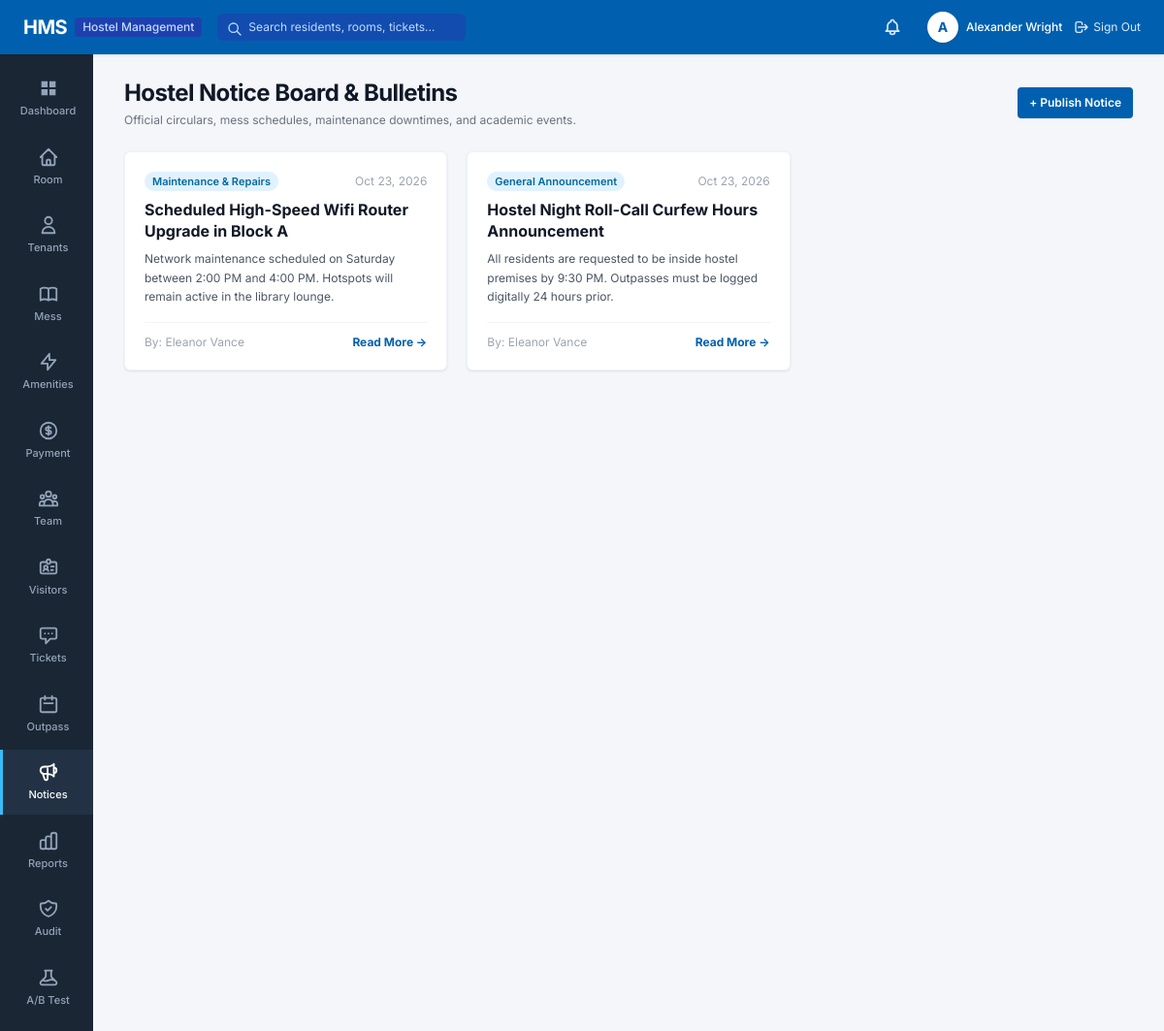
Screenshot of /notices/ (signed in) with the database file from the repository.
### apps/accounts/models.py (models this page shows, shortened)
class User(AbstractUser):
    class Role(models.TextChoices):
        ADMIN = 'ADMIN', 'System Administrator'
        WARDEN = 'WARDEN', 'Hostel Manager / Warden'
        ACCOUNTS = 'ACCOUNTS', 'Accounts Staff'
        MAINTENANCE = 'MAINTENANCE', 'Maintenance Staff'
        RESIDENT = 'RESIDENT', 'Resident'
    role = models.CharField(
        max_length=20,
        choices=Role.choices,
        default=Role.RESIDENT,
        help_text="Designates the user's role and permission scope in HMS."
    )
    phone_number = models.CharField(max_length=20, blank=True, null=True)
    profile_picture = models.ImageField(upload_to='profiles/', blank=True, null=True)
    class Meta:
        verbose_name = 'User'
        verbose_name_plural = 'Users'
        ordering = ['username']
    @property
    def is_admin_user(self):
        return self.role == self.Role.ADMIN or self.is_superuser
    @property
    def is_warden(self):
        return self.role == self.Role.WARDEN
    @property
    def is_resident(self):
        return self.role == self.Role.RESIDENT

### apps/notices/models.py (models this page shows, shortened)
class Notice(models.Model):
    class Category(models.TextChoices):
        GENERAL = 'GENERAL', 'General Announcement'
        MESS = 'MESS', 'Mess & Dining'
        MAINTENANCE = 'MAINTENANCE', 'Maintenance & Repairs'
        FEES = 'FEES', 'Fees & Accounts'
        EMERGENCY = 'EMERGENCY', 'Urgent / Emergency'
        EVENTS = 'EVENTS', 'Hostel Events'
    class TargetAudience(models.TextChoices):
        ALL = 'ALL', 'All Hostel Members'
        RESIDENTS_ONLY = 'RESIDENTS', 'Residents Only'
        STAFF_ONLY = 'STAFF', 'Staff Only'
    title = models.CharField(max_length=200)
    category = models.CharField(max_length=20, choices=Category.choices, default=Category.GENERAL)
    target_audience = models.CharField(max_length=20, choices=TargetAudience.choices, default=TargetAudience.ALL)
    content = models.TextField()
    is_published = models.BooleanField(default=True)
    publish_date = models.DateTimeField(auto_now_add=True)
    expiry_date = models.DateField(null=True, blank=True)
    created_by = models.ForeignKey(settings.AUTH_USER_MODEL, on_delete=models.PROTECT, related_name='published_notices')
    class Meta:
        ordering = ['-publish_date']

### apps/notices/views.py (the view)
# urls.py: path('', views.notice_list_view, name='notice_list'),
@login_required
def notice_list_view(request):
    notices = Notice.objects.all().order_by('-publish_date')
    if request.user.is_resident:
        notices = notices.filter(is_published=True, target_audience__in=['ALL', 'RESIDENTS'])
    category_filter = request.GET.get('category')
    if category_filter:
        notices = notices.filter(category=category_filter)
    return render(request, 'notices/notice_list.html', {
        'notices': notices,
        'category_choices': Notice.Category.choices,
        'selected_category': category_filter,
    })

### apps/notifications/context_processors.py (called while the page is built)
def notifications_context(request):
    if request.user.is_authenticated:
        unread_count = InAppNotification.objects.filter(recipient=request.user, is_read=False).count()
        recent_notifs = InAppNotification.objects.filter(recipient=request.user).order_by('-created_at')[:5]
        return {
            'unread_notifications_count': unread_count,
            'recent_notifications': recent_notifs,
        }
    return {
        'unread_notifications_count': 0,
        'recent_notifications': [],
    }

### templates/notices/notice_list.html (shortened to what this page needs)
{% extends 'base.html' %}
{% block content %}
<div class="space-y-6">
    <div class="flex items-center justify-between">
        <div>
            <h1 class="text-2xl font-bold tracking-tight text-gray-900">Hostel Notice Board & Bulletins</h1>
            <p class="text-xs text-gray-500 mt-1">Official circulars, mess schedules, maintenance downtimes, and academic events.</p>
        </div>
        {% if request.user.is_warden or request.user.is_admin_user %}
        <a href="{% url 'notices:notice_create' %}" class="px-3 py-2 bg-[#0060af] hover:bg-[#005096] text-white text-xs font-semibold rounded shadow-sm">
            + Publish Notice
        </a>
        {% endif %}
    </div>
    <div class="grid grid-cols-1 md:grid-cols-2 lg:grid-cols-3 gap-5">
        {% for notice in notices %}
        <div class="hms-card flex flex-col justify-between hover:border-blue-300 transition">
            <div>
                <div class="flex items-center justify-between text-xs mb-2">
                    <span class="badge badge-info">{{ notice.get_category_display }}</span>
                    <span class="text-gray-400">{{ notice.publish_date|date:"M d, Y" }}</span>
                </div>
                <h2 class="font-bold text-base text-gray-900 mb-2 leading-snug">
                    <a href="{% url 'notices:notice_detail' notice.id %}" class="hover:text-[#0060af]">
                        {{ notice.title }}
                    </a>
                </h2>
                <p class="text-xs text-gray-600 line-clamp-3 leading-relaxed">
                    {{ notice.content }}
                </p>
            </div>
            <div class="pt-3 mt-4 border-t border-gray-100 flex items-center justify-between text-xs">
                <span class="text-gray-400">By: {{ notice.created_by.get_full_name|default:notice.created_by.username }}</span>
                <a href="{% url 'notices:notice_detail' notice.id %}" class="font-bold text-[#0060af] hover:underline">
                    Read More &rarr;
                </a>
            </div>
        </div>
        {% empty %}
        <div class="col-span-3 text-center py-12 text-gray-400 text-xs">
            No notices currently published on the bulletin board.
        </div>
        {% endfor %}
    </div>
</div>
{% endblock %}

### templates/base.html (shortened to what this page needs)
{% load static %}
<!DOCTYPE html>
<html lang="en">
<head>
    <script src="https://cdn.tailwindcss.com"></script>
    <link rel="stylesheet" href="{% static 'css/hms.css' %}">
</head>
<body class="bg-[#f4f6f9] text-[#1e293b] flex flex-col min-h-screen">
    <header class="hms-header flex items-center justify-between px-6 text-white sticky top-0 z-50">
        <div class="flex items-center space-x-4">
            <a href="{% url 'accounts:dashboard' %}" class="flex items-center space-x-2 text-white hover:opacity-90 transition">
                <span class="text-xl font-bold tracking-tight">HMS</span>
                <span class="text-xs bg-blue-800 text-blue-200 px-2 py-0.5 rounded font-medium">Hostel Management</span>
            </a>
            <form action="{% url 'reports:global_search' %}" method="GET" class="hidden md:flex items-center ml-6">
                <div class="relative">
                    <input type="text" name="q" placeholder="Search residents, rooms, tickets..."
                           class="bg-blue-800/60 text-white placeholder-blue-200 text-xs rounded-md px-3 py-1.5 pl-8 focus:outline-none focus:ring-1 focus:ring-white w-64 transition">
                    <svg class="w-4 h-4 text-blue-200 absolute left-2.5 top-2" fill="none" stroke="currentColor" viewBox="0 0 24 24">
                        <path stroke-linecap="round" stroke-linejoin="round" stroke-width="2" d="M21 21l-6-6m2-5a7 7 0 11-14 0 7 7 0 0114 0z"></path>
                    </svg>
                </div>
            </form>
        </div>
        <div class="flex items-center space-x-5">
            <a href="{% url 'notifications:notification_list' %}" class="relative p-1.5 text-blue-100 hover:text-white hover:bg-blue-800 rounded-full transition" title="Notifications">
            </a>
            <div class="flex items-center space-x-3">
                <a href="{% url 'accounts:profile' %}" class="flex items-center space-x-2 text-white hover:opacity-90">
                    <div class="w-8 h-8 rounded-full bg-white text-hmsblue font-bold flex items-center justify-center text-sm shadow">
                        {{ request.user.first_name|default:request.user.username|make_list|first|upper }}
                    </div>
                    <span class="hidden sm:inline text-xs font-medium">{{ request.user.get_full_name|default:request.user.username }}</span>
                </a>
                <a href="{% url 'accounts:logout' %}" class="text-xs text-blue-100 hover:text-white hover:underline flex items-center space-x-1 ml-2">
                    <svg class="w-4 h-4" fill="none" stroke="currentColor" viewBox="0 0 24 24">
                        <path stroke-linecap="round" stroke-linejoin="round" stroke-width="2" d="M17 16l4-4m0 0l-4-4m4 4H7m6 4v1a3 3 0 01-3 3H6a3 3 0 01-3-3V7a3 3 0 013-3h4a3 3 0 013 3v1"></path>
                    </svg>
                    <span>Sign Out</span>
                </a>
            </div>
        </div>
    </header>
    <div class="flex flex-1">
        <aside class="hms-sidebar flex flex-col py-3 select-none">
            <nav class="space-y-1">
                <a href="{% url 'accounts:dashboard' %}" class="hms-nav-item {% if request.resolver_match.app_name == 'accounts' and request.resolver_match.url_name == 'hostel_dashboard' %}active{% endif %}">
                    <svg fill="currentColor" viewBox="0 0 24 24">
                        <path d="M4 4h7v7H4V4zm9 0h7v7h-7V4zm-9 9h7v7H4v-7zm9 0h7v7h-7v-7z"/>
                    </svg>
                    <span>Dashboard</span>
                </a>
                <a href="{% url 'rooms:room_list' %}" class="hms-nav-item {% if request.resolver_match.app_name == 'rooms' %}active{% endif %}">
                    <svg fill="none" stroke="currentColor" stroke-width="2" viewBox="0 0 24 24">
                        <path stroke-linecap="round" stroke-linejoin="round" d="M3 12l2-2m0 0l7-7 7 7M5 10v10a1 1 0 001 1h3m10-11l2 2m-2-2v10a1 1 0 01-1 1h-3m-6 0a1 1 0 001-1v-4a1 1 0 011-1h2a1 1 0 011 1v4a1 1 0 001 1m-6 0h6"/>
                    </svg>
                    <span>Room</span>
                </a>
                {% if not request.user.is_resident %}
                <a href="{% url 'residents:resident_list' %}" class="hms-nav-item {% if request.resolver_match.app_name == 'residents' and request.resolver_match.url_name != 'resident_dashboard' %}active{% endif %}">
                    <svg fill="none" stroke="currentColor" stroke-width="2" viewBox="0 0 24 24">
                        <path stroke-linecap="round" stroke-linejoin="round" d="M16 7a4 4 0 11-8 0 4 4 0 018 0zM12 14a7 7 0 00-7 7h14a7 7 0 00-7-7z"/>
                    </svg>
                    <span>Tenants</span>
                </a>
                {% endif %}
                <a href="{% url 'dining:meal_menu' %}" class="hms-nav-item {% if request.resolver_match.app_name == 'dining' %}active{% endif %}">
                    <span>Mess</span>
                </a>
                <a href="{% url 'rooms:amenity_list' %}" class="hms-nav-item {% if request.resolver_match.url_name == 'amenity_list' %}active{% endif %}">
                    <svg fill="none" stroke="currentColor" stroke-width="2" viewBox="0 0 24 24">
                        <path stroke-linecap="round" stroke-linejoin="round" d="M13 10V3L4 14h7v7l9-11h-7z"/>
                    </svg>
                    <span>Amenities</span>
                </a>
                <a href="{% url 'finance:payment_list' %}" class="hms-nav-item {% if request.resolver_match.app_name == 'finance' %}active{% endif %}">
                    <svg fill="none" stroke="currentColor" stroke-width="2" viewBox="0 0 24 24">
                        <path stroke-linecap="round" stroke-linejoin="round" d="M12 8c-1.657 0-3 .895-3 2s1.343 2 3 2 3 .895 3 2-1.343 2-3 2m0-8c1.11 0 2.08.402 2.599 1M12 8V7m0 1v8m0 0v1m0-1c-1.11 0-2.08-.402-2.599-1M21 12a9 9 0 11-18 0 9 9 0 0118 0z"/>
                    </svg>
                    <span>Payment</span>
                </a>
                {% if request.user.is_admin_user %}
                <a href="{% url 'accounts:user_list' %}" class="hms-nav-item {% if request.resolver_match.url_name == 'user_list' %}active{% endif %}">
                    <span>Team</span>
                </a>
                {% endif %}
                <a href="{% url 'visitors:visitor_list' %}" class="hms-nav-item {% if request.resolver_match.app_name == 'visitors' %}active{% endif %}">
                    <span>Visitors</span>
                </a>
                <a href="{% url 'complaints:complaint_list' %}" class="hms-nav-item {% if request.resolver_match.app_name == 'complaints' %}active{% endif %}">
                    <svg fill="none" stroke="currentColor" stroke-width="2" viewBox="0 0 24 24">
                        <path stroke-linecap="round" stroke-linejoin="round" d="M8 10h.01M12 10h.01M16 10h.01M9 16H5a2 2 0 01-2-2V6a2 2 0 012-2h14a2 2 0 012 2v8a2 2 0 01-2 2h-5l-5 5v-5z"/>
                    </svg>
                    <span>Tickets</span>
                </a>
                <a href="{% url 'attendance:outpass_list' %}" class="hms-nav-item {% if request.resolver_match.app_name == 'attendance' %}active{% endif %}">
                    <svg fill="none" stroke="currentColor" stroke-width="2" viewBox="0 0 24 24">
                        <path stroke-linecap="round" stroke-linejoin="round" d="M8 7V3m8 4V3m-9 8h10M5 21h14a2 2 0 002-2V7a2 2 0 00-2-2H5a2 2 0 00-2 2v12a2 2 0 002 2z"/>
                    </svg>
                    <span>Outpass</span>
                </a>
                <a href="{% url 'notices:notice_list' %}" class="hms-nav-item {% if request.resolver_match.app_name == 'notices' %}active{% endif %}">
                    <span>Notices</span>
                </a>
                {% if not request.user.is_resident %}
                <a href="{% url 'reports:reports_overview' %}" class="hms-nav-item {% if request.resolver_match.app_name == 'reports' %}active{% endif %}">
                    <span>Reports</span>
                </a>
                {% endif %}
                {% if request.user.is_admin_user %}
                <a href="{% url 'audit:audit_list' %}" class="hms-nav-item {% if request.resolver_match.app_name == 'audit' %}active{% endif %}">
                    <span>Audit</span>
                </a>
                <a href="{% url 'abtesting:ab_dashboard' %}" class="hms-nav-item {% if request.resolver_match.app_name == 'abtesting' %}active{% endif %}">
                    <span>A/B Test</span>
                </a>
                {% endif %}
            </nav>
        </aside>
        <main class="hms-main-content">
            {% block content %}{% endblock %}
        </main>
    </div>
</body>
</html>

### static/css/hms.css (style rules this page uses)
:root { --hms-blue-header: #0060af; --hms-blue-hover: #005096; --hms-sidebar-bg: #1a2634; --hms-sidebar-hover: #223244; --hms-sidebar-active: #0060af; --hms-page-bg: #f4f6f9; --hms-card-bg: #ffffff; --hms-text-main: #1e293b; --hms-text-muted: #64748b; --hms-green: #16a34a; --hms-red: #dc2626; --hms-amber: #d97706; }
body { background-color: var(--hms-page-bg); color: var(--hms-text-main); font-family: 'Inter', -apple-system, BlinkMacSystemFont, "Segoe UI", Roboto, sans-serif; margin: 0; padding: 0; min-height: 100vh; }
.hms-header { background-color: var(--hms-blue-header); height: 56px; box-shadow: 0 1px 3px rgba(0, 0, 0, 0.1); }
.hms-sidebar { background-color: var(--hms-sidebar-bg); width: 96px; min-height: calc(100vh - 56px); transition: width 0.2s ease; }
.hms-nav-item { display: flex; flex-direction: column; align-items: center; justify-content: center; padding: 12px 6px; color: #94a3b8; text-decoration: none; font-size: 11px; font-weight: 500; transition: all 0.15s ease-in-out; border-left: 3px solid transparent; }
.hms-nav-item.active { color: #ffffff; background-color: var(--hms-sidebar-hover); border-left: 3px solid #38bdf8; }
.hms-nav-item svg { width: 22px; height: 22px; margin-bottom: 4px; }
.hms-main-content { background-color: var(--hms-page-bg); flex: 1; padding: 24px 32px; }
.hms-card { background: #ffffff; border-radius: 6px; box-shadow: 0 1px 3px rgba(0, 0, 0, 0.06), 0 1px 2px rgba(0, 0, 0, 0.04); padding: 20px; border: 1px solid #edf2f7; }
.badge { display: inline-flex; align-items: center; padding: 2px 8px; border-radius: 9999px; font-size: 11px; font-weight: 600; }
.badge-info { background-color: #e0f2fe; color: #0369a1; }

### rows the page displays
User: user.first_name|make_list "A", user.get_full_name "Alexander Wright"
Notice: category "Maintenance & Repairs", publish_date "Oct 23, 2026", title "Scheduled High-Speed Wifi Router Upgrade in Block A", content "Network maintenance scheduled on Saturday between 2:00 PM and 4:00 PM. Hotspots will remain active in the library lounge.", created_by.get_full_name "Eleanor Vance"
Notice: category "General Announcement", publish_date "Oct 23, 2026", title "Hostel Night Roll-Call Curfew Hours Announcement", content "All residents are requested to be inside hostel premises by 9:30 PM. Outpasses must be logged digitally 24 hours prior.", created_by.get_full_name "Eleanor Vance"
